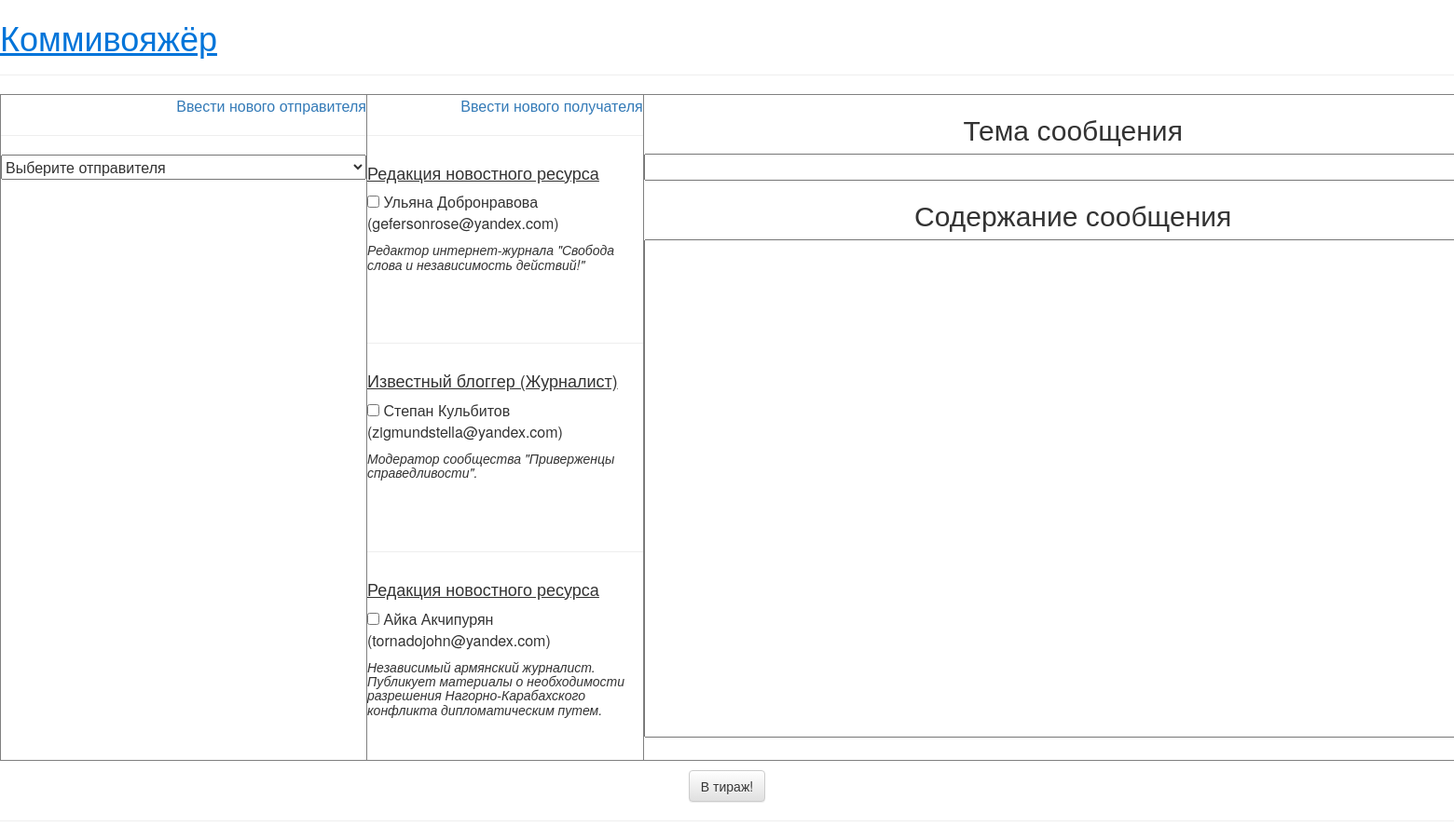
Page /postman/nice_letter on the committed database.
### postman/models.py (models this page shows, shortened)
class Tableofresources(models.Model):
      organization_name = models.ForeignKey(Whoarethey, null=True,default='',blank=True)
      e_mail = models.CharField(max_length=50,default='', null=True)
      describe = models.CharField(max_length=1000,default='', null=True,blank=True)
      name = models.CharField(max_length=50,default='', null=True,blank=True)
      surname = models.CharField(max_length=50,default='', null=True,blank=True)
      class Meta:
        verbose_name_plural = 'Таблица e-mail адресов редакторов сайтов и администраторов групп в соцсетях'

class Whoarethey(models.Model):
      legend = models.CharField(max_length=200,default='', null=True)
      class Meta:
        verbose_name_plural = 'Таблица должностей получателя'
      def __str__(self):
         label=   self.legend
         return label

### postman/views.py (the view)
# urls.py: url(r'nice_letter', views.nice_letter, name='nice_letter'),
def nice_letter(request):# страница и форма распространения тнформации
    return_page_array={}
    return_page_array['transmitters']=Tableofounemails.objects.all()
    return_page_array['recievers']=Tableofresources.objects.all().order_by('id')
    return_page_array['answers']=Yesno.objects.all()
    if request.method == 'POST':
        from_message = str(request.POST['id_transmitters'])
        to_message = json.loads(str(request.POST.getlist('id_reciever')).replace("'",'"'))
        subject_message=str(request.POST['subject_message'])
        text_message=str(request.POST['text_message'])
        NameEmailsOfRecievers=[]
        if from_message!="enter_reciever":
           if text_message!="" and subject_message!="":
            for EachChekedId in to_message:
        	    NameEmail=Tableofresources.objects.values_list('e_mail').filter(id=EachChekedId)[0][0]
        	    NameEmailsOfRecievers.append(NameEmail)
            From_email=Tableofounemails.objects.values_list('e_mail').filter(id=from_message)[0][0]
            From_password=Tableofounemails.objects.values_list('password').filter(id=from_message)[0][0]
            for OneEmail in NameEmailsOfRecievers:
                                                  SendMessages(From_email,From_password,OneEmail,subject_message,text_message,'Abracadabra','Abracadabra')
            text_success="Рассылка выполнена успешно!"
            return HttpResponseRedirect(request, 'postman/nice_letter.html',{'page_array':return_page_array,'success':text_success})
        else:
        	text_success="Введите тему и текст сообщения!"
        	return render(request, 'postman/nice_letter.html')
    else:
         text_success="Заполните данные форм!"
         return render(request, 'postman/nice_letter.html',{'page_array':return_page_array,'success':text_success})

### postman/templates/postman/nice_letter.html (shortened to what this page needs)
{% extends 'postman/base.html' %}
{% load staticfiles %}
{% block content %}
 <hr>
<form method="POST" id="main_form_to_send_email">{% csrf_token %}
<table border='1px' align='center' width='90%' valign='top' height="70%">
	<tr>
		<td id="from_people_td" width="25%"  valign='top' align='center'>
        <p align="right"><a href="http://127.0.0.1:8000/admin/postman/tableofounemails/add/" target='_blank'>Ввести нового отправителя </a></p>
		<hr>
			<table id="from_people_table">
                     <tr>
                     	<td>
                     		<select name="id_transmitters">
                     		<option value="enter_reciever" selected="selected"> Выберите отправителя</option>
                     		</select>
                     	</td>
				     </tr>
			</table>
		</td>
		<td id="to_people_td" width="25%"  valign='top' align='center'>
		 <p align="right"><a href="http://127.0.0.1:8000/admin/postman/tableofresources/add/" target='_blank'>Ввести нового получателя </a></p>
		 <hr>
		   <div id="table-wrapper">
           <div id="table-scroll">
		        <table id="to_people_table">
				    {% for item in page_array.recievers %}
                     <tr>
                     	<td>
                     	   <u><h4>{{item.organization_name}}</h4></u>
                     	   {% if item.name != None and item.name != "" %}
				              <input type="checkbox" name="id_reciever" value="{{item.id}}" /> {{item.name}} {{item.surname}} ({{item.e_mail}})<br />
				           {% endif %}
                            <i><h5>{{item.describe}}</h5></i>
                           <br /><br />
                     		<hr>
                     	</td>
				     </tr>
				    {% endfor %}
				</table>
		    </div>
            </div>
		</td>
		<td id="content_messages_td" width="50%"  valign='top' align='center'>
		      <h2 align='center'>Тема сообщения</h2>
		      <p align='center'><textarea name="subject_message" cols="100" rows="1" id="subject_message"></textarea></p>
		      <h2 align='center'>Содержание сообщения</h2>
		      <p align='center'><textarea name="text_message" cols="100" rows="23" id="text_message" value="text"></textarea></p>
		</td>
	</tr>
</table>
         <p align='center'><button type="submit" class="save btn btn-default">В тираж!</button></p>
</form>
{% endblock %}

### postman/templates/postman/base.html (shortened to what this page needs)
{% load staticfiles %}
<html>
      <head>
            <link rel="stylesheet" href="//maxcdn.bootstrapcdn.com/bootstrap/3.2.0/css/bootstrap.min.css">
            <link rel="stylesheet" href="//maxcdn.bootstrapcdn.com/bootstrap/3.2.0/css/bootstrap-theme.min.css">
            <link rel="stylesheet" href="{% static 'css/postman.css' %}">
      </head>
      <body>
	       <h1><u>Коммивояжёр</u></h1>
			{% block content %}
            {% endblock %}
		<hr>
      </body>
</html>

### postman/static/css/postman.css (style rules this page uses)
h1 { color: #0074D9; }
#table-scroll { height:650px; overflow:auto; }

### rows in the picture
Tableofresources: organization_name "Редакция новостного ресурса", name "Ульяна", surname "Добронравова", e_mail "gefersonrose@yandex.com", describe "Редактор интернет-журнала \"Свобода слова и независимость действий!\""
Tableofresources: organization_name "Известный блоггер (Журналист)", name "Степан", surname "Кульбитов", e_mail "zigmundstella@yandex.com", describe "Модератор сообщества \"Приверженцы справедливости\"."
Tableofresources: organization_name "Редакция новостного ресурса", name "Айка", surname "Акчипурян", e_mail "tornadojohn@yandex.com", describe "Независимый армянский журналист. Публикует материалы о необходимости разрешения Нагорно-Карабахского конфликта дипломатическим путем."
